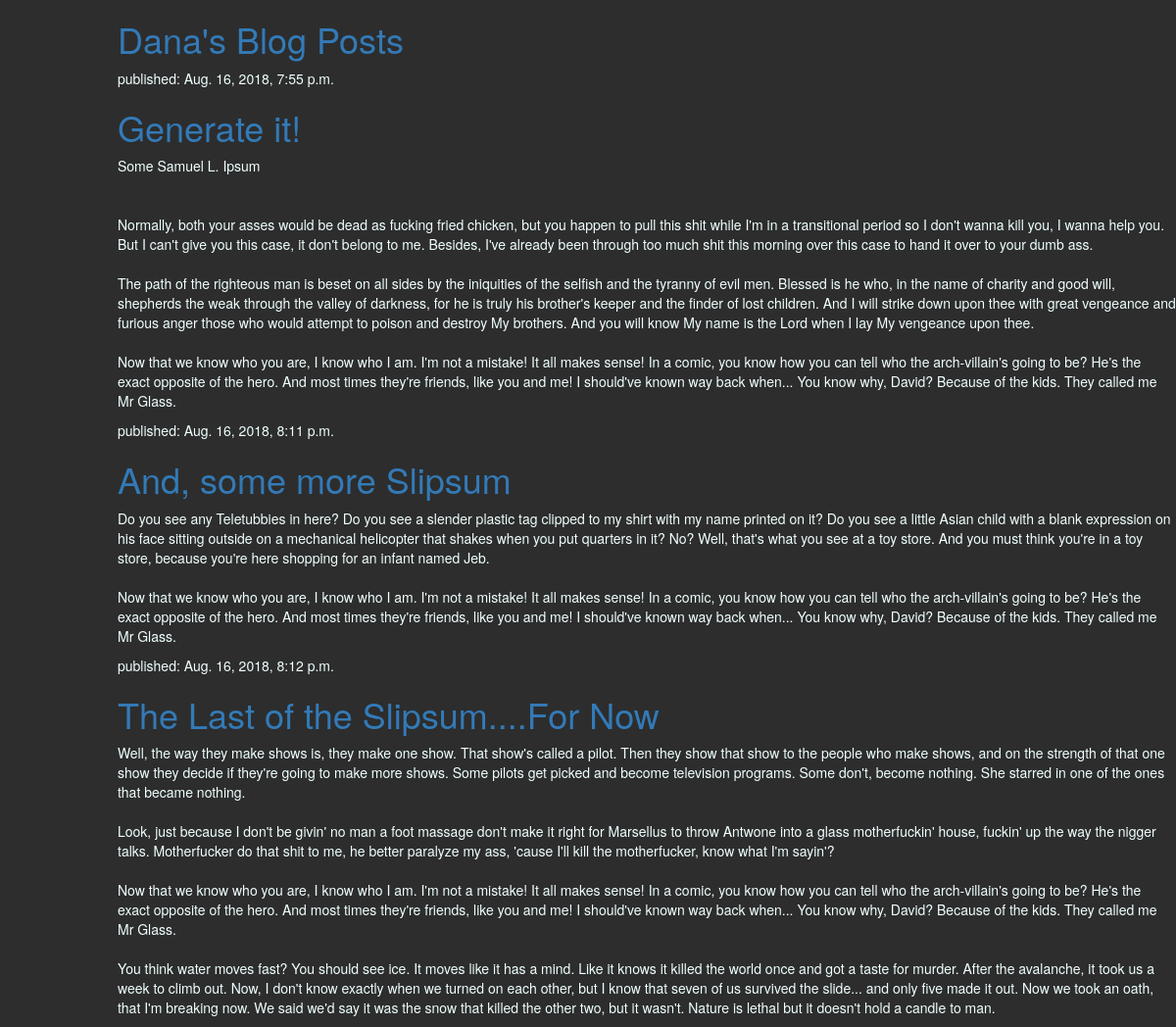
The page / on the database its author committed.
### blog/models.py (models this page shows, shortened)
class Post(models.Model):
    author = models.ForeignKey('auth.User', on_delete=models.CASCADE)
    title = models.CharField(max_length=200)
    text = models.TextField()
    created_date = models.DateTimeField(default=timezone.now)
    published_date = models.DateTimeField(blank=True, null=True)

### blog/views.py (the view)
# urls.py: path('', views.post_list, name='post_list'),
def post_list(request):
    posts = Post.objects.filter(published_date__lte=timezone.now()).order_by('published_date')
    return render(request, 'blog/post_list.html', {'posts': posts})

### blog/templates/blog/post_list.html (shortened to what this page needs)
{% load static %}
<html>
    <head>
        <link rel="stylesheet" href="//maxcdn.bootstrapcdn.com/bootstrap/3.2.0/css/bootstrap.min.css">
        <link rel="stylesheet" href="//maxcdn.bootstrapcdn.com/bootstrap/3.2.0/css/bootstrap-theme.min.css">
        <link rel="stylesheet" href="{% static 'css/blog.css' %}">
    </head>
    <body>
        <div>
		    <h1><a href="/">Dana's Blog Posts</a></h1>
		</div>
		{% for post in posts %}
		    <div>
		        <p>published: {{ post.published_date }}</p>
		        <h1><a href="">{{ post.title }}</a></h1>
		        <p>{{ post.text|linebreaksbr }}</p>
		    </div>
		{% endfor %}
    </body>
</html>

### blog/static/css/blog.css (style rules this page uses)
body { background-color: #2d2d2d; padding-left: 10%; }
p { color: azure; }

### rows shown on the page
Post: published_date "Aug. 16, 2018, 7:55 p.m.", title "Generate it!", text "Some Samuel L. Ipsum Normally, both your asses would be dead as fucking fried chicken, but you happen to pull this shit while I'm in a transitional period so I don't wanna kill you, I wanna help you. But I can't give you this case, it don't belong to me. Besides, I've already been through too much shit this morning over this case to hand it over to your dumb ass. The path of the righteous man is beset on all sides by the iniquities of the selfish and the tyranny of evil men. Blessed is he who, in the name of charity and good will, shepherds the weak through the valley of darkness, for he is truly his brother's keeper and the finder of lost children. And I will strike down upon thee with…"
Post: published_date "Aug. 16, 2018, 8:11 p.m.", title "And, some more Slipsum", text "Do you see any Teletubbies in here? Do you see a slender plastic tag clipped to my shirt with my name printed on it? Do you see a little Asian child with a blank expression on his face sitting outside on a mechanical helicopter that shakes when you put quarters in it? No? Well, that's what you see at a toy store. And you must think you're in a toy store, because you're here shopping for an infant named Jeb. Now that we know who you are, I know who I am. I'm not a mistake! It all makes sense! In a comic, you know how you can tell who the arch-villain's going to be? He's the exact opposite of the hero. And most times they're friends, like you and me! I should've known way back when... You…"
Post: published_date "Aug. 16, 2018, 8:12 p.m.", title "The Last of the Slipsum....For Now", text "Well, the way they make shows is, they make one show. That show's called a pilot. Then they show that show to the people who make shows, and on the strength of that one show they decide if they're going to make more shows. Some pilots get picked and become television programs. Some don't, become nothing. She starred in one of the ones that became nothing. Look, just because I don't be givin' no man a foot massage don't make it right for Marsellus to throw Antwone into a glass motherfuckin' house, fuckin' up the way the nigger talks. Motherfucker do that shit to me, he better paralyze my ass, 'cause I'll kill the motherfucker, know what I'm sayin'? Now that we know who you are, I know who I…"
